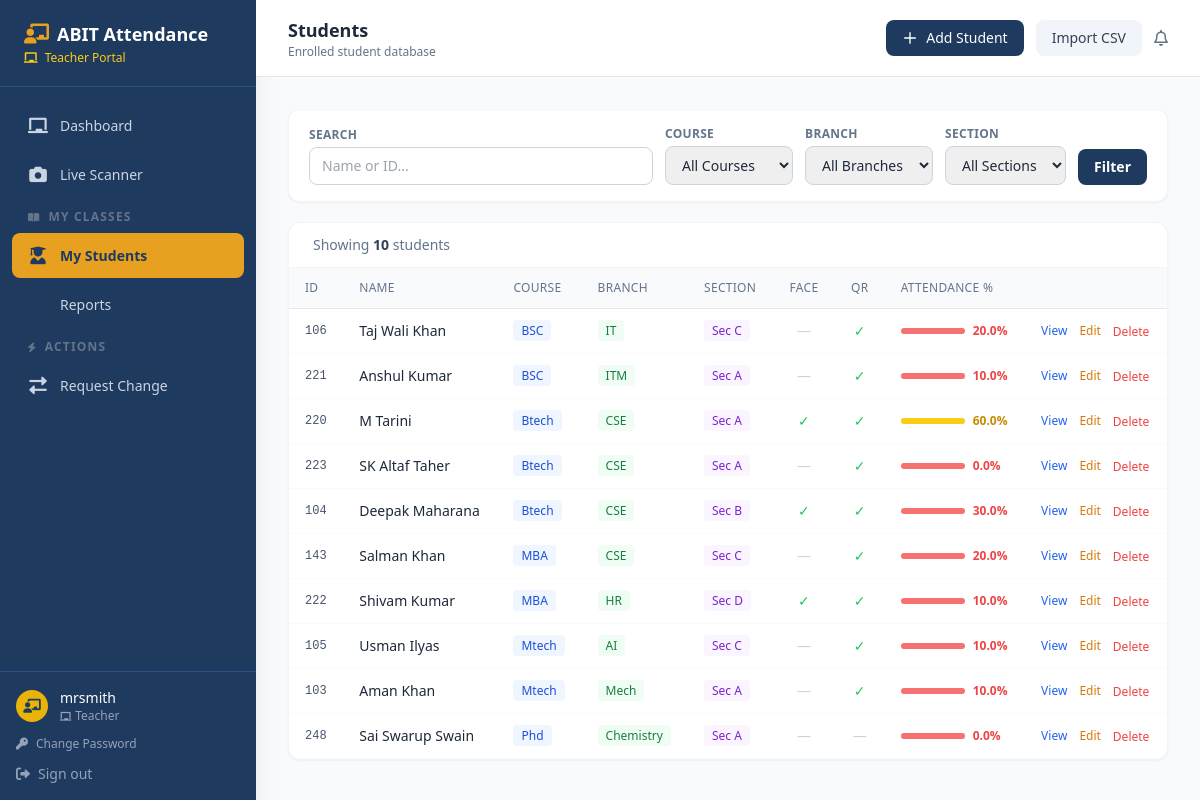
/students/ (signed in), run on the app's committed database.
### core/models.py (models this page shows, shortened)
class Student(models.Model):
    student_id    = models.CharField(max_length=20, unique=True, db_index=True)
    name = models.CharField(max_length=100)
    course = models.CharField(max_length=50, blank=True, default='')   # e.g. Btech
    branch = models.CharField(max_length=50, blank=True, default='')   # e.g. CSE
    section = models.CharField(max_length=20, blank=True, default='')   # e.g. A
    student_class = models.CharField(max_length=100)
    email = models.EmailField(blank=True, null=True)
    face_enrolled = models.BooleanField(default=False)
    qr_generated  = models.BooleanField(default=False)
    created_at = models.DateTimeField(auto_now_add=True)
    updated_at = models.DateTimeField(auto_now=True)
    admission_year = models.PositiveIntegerField(null=True, blank=True, help_text="e.g. 2022 for the 2022-26 batch")
    class Meta:
        ordering = ['course', 'branch', 'section', 'name']
        verbose_name = 'Student'
        verbose_name_plural = 'Students'
    @property
    def attendance_percentage(self):
        from .models_phase2 import AcademicSession
        from datetime import date
        session = AcademicSession.objects.filter(course=self.course, is_active=True).first()
        total_present = Attendance.objects.filter(student=self).count()
        if session:
            working_days = session.get_working_days(up_to_date=date.today())
        else:
            working_days = Attendance.objects.values('date').distinct().count()
        if working_days == 0:
            return 0.0
        return round((total_present / working_days) * 100, 1)
    @property
    def batch(self):
        from .models_phase2 import get_batch_string
        return get_batch_string(self.admission_year, self.course)

### core/views.py (the view)
# urls.py: path('students/', views.StudentsView.as_view(), name='students'),
@method_decorator(login_required, name='dispatch')
class StudentsView(View):
    def get(self, request):
        qs = Student.objects.all()
        qs, active_filters = _apply_filters(qs, request)
        return render(request, 'dashboard/students.html', {
            'students': qs.order_by('course', 'branch', 'section', 'name'),
            'total': qs.count(),
            **active_filters,
            **_get_filter_options(),
        })

### core/templates/dashboard/students.html (shortened to what this page needs)
{% extends "dashboard/base.html" %}
{% block page_title %}Students{% endblock %}
{% block page_subtitle %}Enrolled student database{% endblock %}
{% block header_actions %}
  <a href="{% url 'student_add' %}"
     class="flex items-center gap-2 bg-primary hover:bg-blue-900 text-white text-sm font-medium px-4 py-2 rounded-lg transition-colors">
    <svg class="w-4 h-4" fill="none" stroke="currentColor" viewBox="0 0 24 24">
      <path stroke-linecap="round" stroke-linejoin="round" stroke-width="2" d="M12 4v16m8-8H4"/>
    </svg>
    Add Student
  </a>
  <a href="{% url 'student_import' %}"
     class="flex items-center gap-2 bg-slate-100 hover:bg-slate-200 text-slate-700 text-sm font-medium px-4 py-2 rounded-lg transition-colors">
    Import CSV
  </a>
{% endblock %}
{% block content %}
{% include "dashboard/filter_bar.html" %}
<div class="bg-white rounded-xl border border-slate-100 shadow-sm overflow-hidden">
  <div class="px-6 py-3 border-b border-slate-100 flex items-center justify-between">
    <p class="text-sm text-slate-500">
      Showing <span class="font-semibold text-slate-700">{{ total }}</span> student{{ total|pluralize }}
    </p>
  </div>
  <div class="overflow-x-auto">
  <table class="w-full text-sm">
    <thead class="bg-slate-50 border-b border-slate-200">
      <tr>
        <th class="text-left text-slate-500 font-medium text-xs uppercase tracking-wide px-4 py-3">ID</th>
        <th class="text-left text-slate-500 font-medium text-xs uppercase tracking-wide px-4 py-3">Name</th>
        <th class="text-left text-slate-500 font-medium text-xs uppercase tracking-wide px-4 py-3">Course</th>
        <th class="text-left text-slate-500 font-medium text-xs uppercase tracking-wide px-4 py-3">Branch</th>
        <th class="text-left text-slate-500 font-medium text-xs uppercase tracking-wide px-4 py-3">Section</th>
        <th class="text-center text-slate-500 font-medium text-xs uppercase tracking-wide px-4 py-3">Face</th>
        <th class="text-center text-slate-500 font-medium text-xs uppercase tracking-wide px-4 py-3">QR</th>
        <th class="text-left text-slate-500 font-medium text-xs uppercase tracking-wide px-4 py-3">Attendance %</th>
        <th class="text-left text-slate-500 font-medium text-xs uppercase tracking-wide px-4 py-3"></th>
      </tr>
    </thead>
    <tbody>
      {% for student in students %}
      <tr class="border-b border-slate-50 hover:bg-slate-50 transition-colors">
        <td class="px-4 py-3 font-mono text-slate-600 text-xs">{{ student.student_id }}</td>
        <td class="px-4 py-3 font-medium text-slate-800">{{ student.name }}</td>
        <td class="px-4 py-3 text-slate-600 text-xs">
          {% if student.course %}
            <span class="bg-blue-50 text-blue-700 px-2 py-0.5 rounded font-medium">{{ student.course }}</span>
          {% else %}—{% endif %}
        </td>
        <td class="px-4 py-3 text-slate-600 text-xs">
          {% if student.branch %}
            <span class="bg-green-50 text-green-700 px-2 py-0.5 rounded font-medium">{{ student.branch }}</span>
          {% else %}—{% endif %}
        </td>
        <td class="px-4 py-3 text-slate-600 text-xs">
          {% if student.section %}
            <span class="bg-purple-50 text-purple-700 px-2 py-0.5 rounded font-medium">Sec {{ student.section }}</span>
          {% else %}—{% endif %}
        </td>
        <td class="px-4 py-3 text-center">
          {% if student.face_enrolled %}<span class="text-green-500">✓</span>{% else %}<span class="text-slate-300">—</span>{% endif %}
        </td>
        <td class="px-4 py-3 text-center">
          {% if student.qr_generated %}<span class="text-green-500">✓</span>{% else %}<span class="text-slate-300">—</span>{% endif %}
        </td>
        <td class="px-4 py-3">
          {% with pct=student.attendance_percentage %}
          <div class="flex items-center gap-2">
            <div class="w-16 bg-slate-100 rounded-full h-1.5">
              <div class="h-1.5 rounded-full {% if pct >= 75 %}bg-green-500{% elif pct >= 50 %}bg-yellow-400{% else %}bg-red-400{% endif %}"
                   style="width: '{{ pct }}%'"></div>
            </div>
            <span class="text-xs font-semibold {% if pct >= 75 %}text-green-600{% elif pct >= 50 %}text-yellow-600{% else %}text-red-500{% endif %}">
              {{ pct }}%
            </span>
          </div>
          {% endwith %}
        </td>
        <td class="px-4 py-3">
          <div class="flex items-center gap-3">
            <a href="{% url 'student_detail' student.student_id %}"
               class="text-blue-600 hover:text-blue-800 text-xs font-medium">View</a>
            <a href="{% url 'student_edit' student.student_id %}"
               class="text-amber-600 hover:text-amber-800 text-xs font-medium">Edit</a>
            <form method="POST" action="{% url 'student_delete' student.student_id %}"
                  onsubmit="return confirm('Delete {{ student.name }}?')">
              <button type="submit" class="text-red-500 hover:text-red-700 text-xs font-medium">Delete</button>
            </form>
          </div>
        </td>
      </tr>
      {% endfor %}
    </tbody>
  </table>
  </div>
</div>
{% endblock %}

### core/templates/dashboard/base.html (shortened to what this page needs)
<!DOCTYPE html>
<html lang="en">
<head>
  <script src="https://cdn.tailwindcss.com"></script>
  <link rel="stylesheet" href="https://cdnjs.cloudflare.com/ajax/libs/font-awesome/6.0.0-beta3/css/all.min.css">
</head>
<body class="bg-slate-50 text-slate-800 min-h-screen flex">
  <aside class="w-64 bg-primary min-h-screen flex flex-col fixed top-0 left-0 z-10 shadow-xl">
    <div class="px-6 py-5 border-b border-primary-light">
      <div class="flex items-center gap-2">
        <i class="fas fa-chalkboard-user text-accent text-xl"></i>
        <h1 class="text-white font-bold text-lg leading-tight">ABIT Attendance</h1>
      </div>
      {% if is_admin %}
        <p class="text-slate-400 text-xs mt-0.5"><i class="fas fa-crown text-xs mr-1"></i> Administrator</p>
      {% elif is_teacher %}
        <p class="text-yellow-400 text-xs mt-0.5 font-medium"><i class="fas fa-chalkboard text-xs mr-1"></i> Teacher Portal</p>
      {% elif is_student %}
        <p class="text-green-400 text-xs mt-0.5 font-medium"><i class="fas fa-graduation-cap text-xs mr-1"></i> Student Portal</p>
      {% endif %}
    </div>
    <nav class="flex-1 px-3 py-4 space-y-1 overflow-y-auto">
      {% if is_admin %}
      <a href="{% url 'dashboard' %}"
         class="sidebar-link {% if request.resolver_match.url_name == 'dashboard' %}active{% endif %}">
        <i class="fas fa-tachometer-alt"></i>
        <span>Dashboard</span>
      </a>
      <a href="{% url 'scanner' %}"
         class="sidebar-link {% if request.resolver_match.url_name == 'scanner' %}active{% endif %}">
        <i class="fas fa-qrcode"></i>
        <span>Live Scanner</span>
      </a>
      <div class="pt-2 pb-1 px-4 flex items-center gap-2 text-slate-500 text-xs font-semibold uppercase tracking-widest">
        <i class="fas fa-sliders-h text-[10px]"></i>
        <span>Manage</span>
      </div>
      <a href="{% url 'students' %}"
         class="sidebar-link {% if request.resolver_match.url_name in 'students,student_detail,student_edit' %}active{% endif %}">
        <i class="fas fa-users"></i>
        <span>Students</span>
      </a>
      <a href="{% url 'student_add' %}"
         class="sidebar-link {% if request.resolver_match.url_name == 'student_add' %}active{% endif %}">
        <i class="fas fa-user-plus"></i>
        <span>Add Student</span>
      </a>
      <a href="{% url 'student_import' %}"
         class="sidebar-link {% if request.resolver_match.url_name == 'student_import' %}active{% endif %}">
        <i class="fas fa-file-csv"></i>
        <span>Import CSV</span>
      </a>
      <a href="{% url 'qr_generate' %}"
         class="sidebar-link {% if request.resolver_match.url_name == 'qr_generate' %}active{% endif %}">
        <i class="fas fa-qrcode"></i>
        <span>QR Codes</span>
      </a>
      <a href="{% url 'face_enroll' %}"
         class="sidebar-link {% if 'face_enroll' in request.resolver_match.url_name %}active{% endif %}">
        <i class="fas fa-face-smile"></i>
        <span>Face Enrollment</span>
      </a>
      <a href="{% url 'manual_attendance' %}"
         class="sidebar-link {% if request.resolver_match.url_name == 'manual_attendance' %}active{% endif %}">
        <i class="fas fa-pen-alt"></i>
        <span>Manual Attendance</span>
      </a>
      <a href="{% url 'attendance_upload' %}"
         class="sidebar-link {% if request.resolver_match.url_name == 'attendance_upload' %}active{% endif %}">
        <i class="fas fa-upload"></i>
        <span>Upload Attendance</span>
      </a>
      <div class="pt-2 pb-1 px-4 flex items-center gap-2 text-slate-500 text-xs font-semibold uppercase tracking-widest">
        <i class="fas fa-chart-line text-[10px]"></i>
        <span>Reports</span>
      </div>
      <a href="{% url 'reports' %}"
         class="sidebar-link {% if request.resolver_match.url_name == 'reports' %}active{% endif %}">
        <i class="fas fa-chart-pie"></i>
        <span>Reports</span>
      </a>
      <a href="{% url 'admin_change_requests' %}"
         class="sidebar-link {% if request.resolver_match.url_name == 'admin_change_requests' %}active{% endif %}">
        <i class="fas fa-clipboard-list"></i>
        <span>Change Requests</span>
        {% with pending=pending_change_count %}
        {% if pending %}<span class="ml-auto bg-red-500 text-white text-xs font-bold px-1.5 py-0.5 rounded-full">{{ pending }}</span>{% endif %}
        {% endwith %}
      </a>
      <a href="{% url 'settings' %}"
         class="sidebar-link {% if request.resolver_match.url_name == 'settings' %}active{% endif %}">
        <i class="fas fa-cog"></i>
        <span>Settings</span>
      </a>
      {% elif is_teacher %}
      <a href="{% url 'teacher_dashboard' %}"
         class="sidebar-link {% if request.resolver_match.url_name == 'teacher_dashboard' %}active{% endif %}">
        <i class="fas fa-chalkboard"></i>
        <span>Dashboard</span>
      </a>
      <a href="{% url 'teacher_scanner' %}"
         class="sidebar-link {% if request.resolver_match.url_name == 'teacher_scanner' %}active{% endif %}">
        <i class="fas fa-camera"></i>
        <span>Live Scanner</span>
      </a>
      <div class="pt-2 pb-1 px-4 flex items-center gap-2 text-slate-500 text-xs font-semibold uppercase tracking-widest">
        <i class="fas fa-book-open text-[10px]"></i>
        <span>My Classes</span>
      </div>
      <a href="{% url 'teacher_students' %}"
         class="sidebar-link {% if request.resolver_match.url_name in 'teacher_students,teacher_student_detail' %}active{% endif %}">
        <i class="fas fa-user-graduate"></i>
        <span>My Students</span>
      </a>
      <a href="{% url 'teacher_reports' %}"
         class="sidebar-link {% if request.resolver_match.url_name == 'teacher_reports' %}active{% endif %}">
        <span>Reports</span>
      </a>
      <div class="pt-2 pb-1 px-4 flex items-center gap-2 text-slate-500 text-xs font-semibold uppercase tracking-widest">
        <i class="fas fa-bolt text-[10px]"></i>
        <span>Actions</span>
      </div>
      <a href="{% url 'teacher_change_request' %}"
         class="sidebar-link {% if request.resolver_match.url_name == 'teacher_change_request' %}active{% endif %}">
        <i class="fas fa-exchange-alt"></i>
        <span>Request Change</span>
      </a>
      {% endif %}
    </nav>
    <div class="px-4 py-4 border-t border-primary-light space-y-3">
      <div class="flex items-center gap-3">
        <div class="w-8 h-8 rounded-full {% if is_admin %}bg-accent{% elif is_teacher %}bg-yellow-500{% else %}bg-green-500{% endif %} flex items-center justify-center text-primary font-bold text-sm flex-shrink-0">
          {% if is_admin %}<i class="fas fa-shield-alt text-primary text-sm"></i>{% elif is_teacher %}<i class="fas fa-chalkboard-user text-primary text-sm"></i>{% else %}<i class="fas fa-user text-primary text-sm"></i>{% endif %}
        </div>
        <div class="min-w-0">
          <p class="text-white text-sm font-medium truncate">{{ request.user.get_full_name|default:request.user.username }}</p>
          <p class="text-slate-400 text-xs">
            {% if is_admin %}<i class="fas fa-crown text-[10px] mr-1"></i>Administrator
            {% elif is_teacher %}<i class="fas fa-chalkboard text-[10px] mr-1"></i>Teacher
            {% else %}<i class="fas fa-graduation-cap text-[10px] mr-1"></i>Student{% endif %}
          </p>
        </div>
      </div>
      <a href="{% url 'password_change' %}"
         class="flex items-center gap-2 text-slate-400 hover:text-white text-xs transition-colors">
        <i class="fas fa-key text-xs"></i>
        <span>Change Password</span>
      </a>
      <a href="{% url 'logout' %}"
         class="flex items-center gap-2 text-slate-400 hover:text-white text-sm transition-colors">
        <i class="fas fa-sign-out-alt"></i>
        <span>Sign out</span>
      </a>
    </div>
  </aside>
  <main class="ml-64 flex-1 flex flex-col min-h-screen">
    <header class="bg-white border-b border-slate-200 px-8 py-4 flex items-center justify-between sticky top-0 z-10">
      <div>
        <h2 class="font-semibold text-slate-800 text-lg">{% block page_title %}Dashboard{% endblock %}</h2>
        <p class="text-slate-500 text-xs">{% block page_subtitle %}{% endblock %}</p>
      </div>
      <div class="flex items-center gap-3">
        {% block header_actions %}{% endblock %}
        <div class="text-slate-500 hover:text-primary transition-colors cursor-pointer">
          <i class="far fa-bell"></i>
        </div>
      </div>
    </header>
    <div class="flex-1 p-8">
      {% block content %}{% endblock %}
    </div>
  </main>
</body>
</html>

### data on the page
Student: student_id "106", name "Taj Wali Khan", course "BSC", branch "IT", section "C", attendance_percentage "20.0"
Student: student_id "221", name "Anshul Kumar", course "BSC", branch "ITM", section "A", attendance_percentage "10.0"
Student: student_id "220", name "M Tarini", course "Btech", branch "CSE", section "A", attendance_percentage "60.0"
Student: student_id "223", name "SK Altaf Taher", course "Btech", branch "CSE", section "A", attendance_percentage "0.0"
Student: student_id "104", name "Deepak Maharana", course "Btech", branch "CSE", section "B", attendance_percentage "30.0"
Student: student_id "143", name "Salman Khan", course "MBA", branch "CSE", section "C", attendance_percentage "20.0"
Student: student_id "222", name "Shivam Kumar", course "MBA", branch "HR", section "D", attendance_percentage "10.0"
Student: student_id "105", name "Usman Ilyas", course "Mtech", branch "AI", section "C", attendance_percentage "10.0"
Student: student_id "103", name "Aman Khan", course "Mtech", branch "Mech", section "A", attendance_percentage "10.0"
Student: student_id "248", name "Sai Swarup Swain", course "Phd", branch "Chemistry", section "A", attendance_percentage "0.0"

### other printed values
{{ request.user.get_full_name|default:request.user.username }} "mrsmith"
{{ total }} "10"
